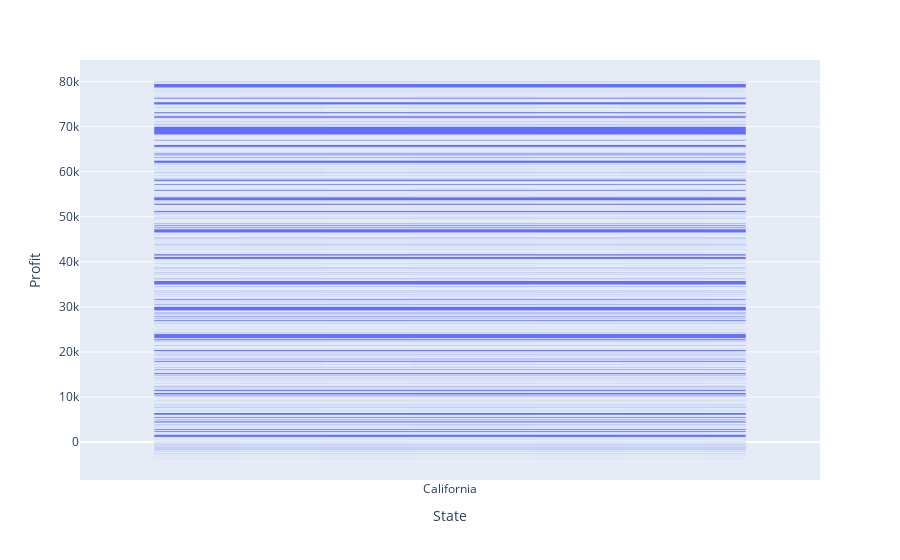

The notebook cell this image was saved under:
### Code cell
px.bar(dc,x='State',y='Profit')

### Figure 1 — Plotly figure (JSON) as saved in the notebook; plotly's stock layout.template omitted (floating-point values rounded to 4 significant figures; data arrays with more than 128 entries replaced by an {"elided": "..."} marker saying what was removed)
{"data": [{"alignmentgroup": "True", "hovertemplate": "State=%{x}<br>Profit=%{y}<extra></extra>", "legendgroup": "", "marker": {"color": "#636efa", "pattern": {"shape": ""}}, "name": "", "offsetgroup": "", "orientation": "v", "showlegend": false, "textposition": "auto", "type": "bar", "x": {"elided": "2001 str values"}, "xaxis": "x", "y": {"elided": "2001 float values"}, "yaxis": "y"}], "layout": {"barmode": "relative", "legend": {"tracegroupgap": 0}, "margin": {"t": 60}, "xaxis": {"anchor": "y", "domain": [0, 1], "title": {"text": "State"}}, "yaxis": {"anchor": "x", "domain": [0, 1], "title": {"text": "Profit"}}}}
